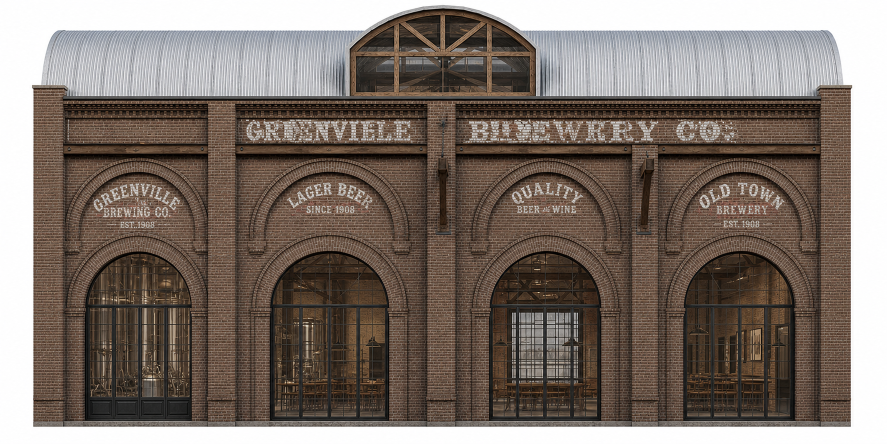
#> input picture tools/archetype_compiler/facade_sources_openai_catalog/industrial-brick-brewery-v1.png, 1774 x 887 px, given in place of variant_0.png, which was not available (shown at 1/2 size)
$ python create_archviz_v5_review.py --quality-reference facade_sources_openai_catalog/industrial-brick-brewery-v1.png
#> lines starting #> are read from the running program, lines starting #| are printed output that depends on the picture; pictures that were not available may be replaced by others from this repository, and a replacement may not be noted
"""Create v5 review boards from the generated pilot, AI sources and references."""
from __future__ import annotations

import argparse
from pathlib import Path

from PIL import Image, ImageDraw, ImageFont

BG = "#0d1217"
CARD = "#172028"
LINE = "#34434e"
TEXT = "#f5f1e8"
MUTED = "#aab7c1"
GREEN = "#9be875"
BLUE = "#71c9ef"
AMBER = "#e9b968"


def font(size: int, bold: bool = False):
    root = Path("C:/Windows/Fonts")
    path = root / ("segoeuib.ttf" if bold else "segoeui.ttf")
    return ImageFont.truetype(str(path), size) if path.exists() else ImageFont.load_default()


def cover(path: Path, size: tuple[int, int], anchor_y: float = 0.48) -> Image.Image:
    image = Image.open(path).convert("RGB")
    scale = max(size[0] / image.width, size[1] / image.height)
    image = image.resize((round(image.width * scale), round(image.height * scale)), Image.Resampling.LANCZOS)
    left = max(0, (image.width - size[0]) // 2)
    top = max(0, round((image.height - size[1]) * anchor_y))
    return image.crop((left, top, left + size[0], top + size[1]))


def contain(path: Path, size: tuple[int, int], fill: str = CARD) -> Image.Image:
    image = Image.open(path).convert("RGB")
    image.thumbnail(size, Image.Resampling.LANCZOS)
    result = Image.new("RGB", size, fill)
    result.paste(image, ((size[0] - image.width) // 2, (size[1] - image.height) // 2))
    return result


def wrap(draw: ImageDraw.ImageDraw, text: str, x: int, y: int, width: int, face, fill: str, gap: int = 5) -> int:
    line = ""
    rows: list[str] = []
    for word in text.split():
        trial = f"{line} {word}".strip()
        if draw.textlength(trial, font=face) <= width:
            line = trial
        else:
            rows.append(line)
            line = word
    if line:
        rows.append(line)
    for row in rows:
        draw.text((x, y), row, font=face, fill=fill)
        y += face.size + gap
    return y


def comparison(repo: Path, output: Path) -> Path:
    board = Image.new("RGB", (1920, 1080), BG)
    draw = ImageDraw.Draw(board)
    draw.text((48, 28), "LEGO Archviz v5 · archetype fidelity + model-quality pilot", font=font(40, True), fill=TEXT)
    draw.text((48, 82), "Mass Timber Biophilic Infill · same procedural family, upgraded material and depth stack", font=font(20), fill=MUTED)
    sources = (
        ("ARCHETYPE IMAGE", repo / "frontend/public/archetypes/buildings/contemporary_midrise/variant_0.png"),
        ("V4 · PROCEDURAL PBR", repo / "build/lego-photoreal-v4/mass-timber/mass-timber-biophilic-tower_preview.png"),
        ("V5 · GPT MATERIALS + CYCLES", repo / "build/lego-archviz-v5/mass-timber/mass-timber-biophilic-tower_preview.png"),
    )
    x_positions = (48, 666, 1284)
    for index, ((label, path), x) in enumerate(zip(sources, x_positions)):
        draw.rounded_rectangle((x, 130, x + 588, 735), radius=18, fill=CARD, outline=LINE, width=2)
        board.paste(cover(path, (564, 520), 0.44), (x + 12, 142))
        draw.text((x + 18, 686), label, font=font(18, True), fill=GREEN if index == 2 else TEXT)
    draw.text((48, 782), "What changed", font=font(24, True), fill=GREEN)
    wrap(draw, "AI-derived engineered timber and room interiors; visible room depth behind dielectric glazing; varied window atlas cells by bay and level; botanical planter silhouettes; corrected non-flat AO; denoised Cycles QA.", 48, 823, 1130, font(21), TEXT)
    draw.text((1260, 782), "Verified output", font=font(24, True), fill=BLUE)
    wrap(draw, "139,640 triangles · 16 materials · 6 modular GLBs + assembled family · validation PASS · quality-first 11.9 MB assembled asset.", 1260, 823, 610, font(21), TEXT)
    draw.line((48, 1012, 1872, 1012), fill=LINE, width=2)
    draw.text((48, 1033), "V5 resembles the archetype in massing, timber grid, glazing rhythm, balcony pattern and green roof—not by pixel-copying the image.", font=font(18), fill=MUTED)
    path = output / "v5_archetype_comparison.png"
    board.save(path, optimize=True)
    return path


def materials(repo: Path, output: Path) -> Path:
    board = Image.new("RGB", (1920, 1080), BG)
    draw = ImageDraw.Draw(board)
    draw.text((48, 28), "GPT Image as an architectural material source—not a pasted façade", font=font(40, True), fill=TEXT)
    draw.text((48, 82), "De-lit source → seam repair → calibrated PBR maps → UV-selected interior layers", font=font(20), fill=MUTED)
    root = repo / "tools/archetype_compiler/textures_archviz_v5"
    cards = (
        ("ENGINEERED TIMBER SOURCE", root / "clt/gpt-image-source.png", "Front elevation · 2 m coverage · albedo + normal + roughness"),
        ("EIGHT-ROOM INTERIOR ATLAS", root / "_shared/interior-atlas-gpt-v1.png", "Different cells appear behind recessed, coated glazing"),
        ("SEDUM ROOF SOURCE", root / "sedum_roof/gpt-image-source.png", "Top-down botanical variation · roof equipment remains geometry"),
    )
    x_positions = (48, 666, 1284)
    for (title, path, note), x in zip(cards, x_positions):
        draw.rounded_rectangle((x, 130, x + 588, 794), radius=18, fill=CARD, outline=LINE, width=2)
        board.paste(contain(path, (564, 520)), (x + 12, 142))
        draw.text((x + 18, 686), title, font=font(18, True), fill=GREEN)
        wrap(draw, note, x + 18, 723, 548, font(17), MUTED)
    draw.text((48, 842), "Why this works", font=font(24, True), fill=BLUE)
    wrap(draw, "The generated images supply difficult natural variation. Blender still controls physical scale, UVs, surface response, construction geometry, glass, AO and export. This keeps the model editable and lighting-aware.", 48, 884, 1140, font(21), TEXT)
    draw.text((1260, 842), "Production upgrade", font=font(24, True), fill=AMBER)
    wrap(draw, "Substance Sampler should replace luminance-derived normal/roughness for hero materials; KTX2 should follow before catalogue rollout.", 1260, 884, 610, font(21), TEXT)
    path = output / "v5_material_pipeline.png"
    board.save(path, optimize=True)
    return path


def quality_bar(repo: Path, output: Path, reference: Path) -> Path:
    board = Image.new("RGB", (1920, 1080), BG)
    draw = ImageDraw.Draw(board)
    draw.text((48, 28), "Quality-bar comparison · capture-grade context vs authored real-time building", font=font(38, True), fill=TEXT)
    draw.text((48, 82), "The reference is a photogrammetric urban scene; v5 is a modular proposed-design asset rendered in an intentionally simple QA city.", font=font(19), fill=MUTED)
    left = cover(reference, (894, 638), 0.5)
    right = cover(repo / "build/lego-archviz-v5/mass-timber/mass-timber-biophilic-tower_aerial.png", (894, 638), 0.46)
    board.paste(left, (48, 126)); board.paste(right, (978, 126))
    draw.rectangle((48, 126, 942, 764), outline=LINE, width=2)
    draw.rectangle((978, 126, 1872, 764), outline=LINE, width=2)
    draw.text((66, 724), "REFERENCE · PHOTOGRAMMETRY", font=font(18, True), fill=TEXT)
    draw.text((996, 724), "V5 · AUTHORED GLTF / CYCLES QA", font=font(18, True), fill=GREEN)
    draw.text((48, 810), "Closest route to the reference", font=font(24, True), fill=BLUE)
    wrap(draw, "Keep the real terrain, trees and surrounding city from Photorealistic 3D Tiles; clip the scanned source building; seat this authored GLB on terrain. For an existing hero building, use photogrammetry/LiDAR rather than procedural reconstruction.", 48, 852, 1824, font(21), TEXT)
    draw.line((48, 1012, 1872, 1012), fill=LINE, width=2)
    draw.text((48, 1033), "The remaining visible gap is mostly context capture, unique silhouette/massing and delivery LOD—not another generic texture pass.", font=font(18), fill=AMBER)
    path = output / "v5_quality_bar.png"
    board.save(path, optimize=True)
    return path


def main() -> None:
    parser = argparse.ArgumentParser()
    parser.add_argument("--repo", type=Path, default=Path(__file__).resolve().parents[2])
    parser.add_argument("--output", type=Path, default=None)
    parser.add_argument("--quality-reference", type=Path, required=True)
    args = parser.parse_args()
    repo = args.repo.resolve()
    output = (args.output or repo / "docs/lego_archviz_v5").resolve()
    output.mkdir(parents=True, exist_ok=True)
    for result in (comparison(repo, output), materials(repo, output), quality_bar(repo, output, args.quality_reference.resolve())):
#> in comparison, `board = Image.new("RGB", (1920, 1080), BG)`:
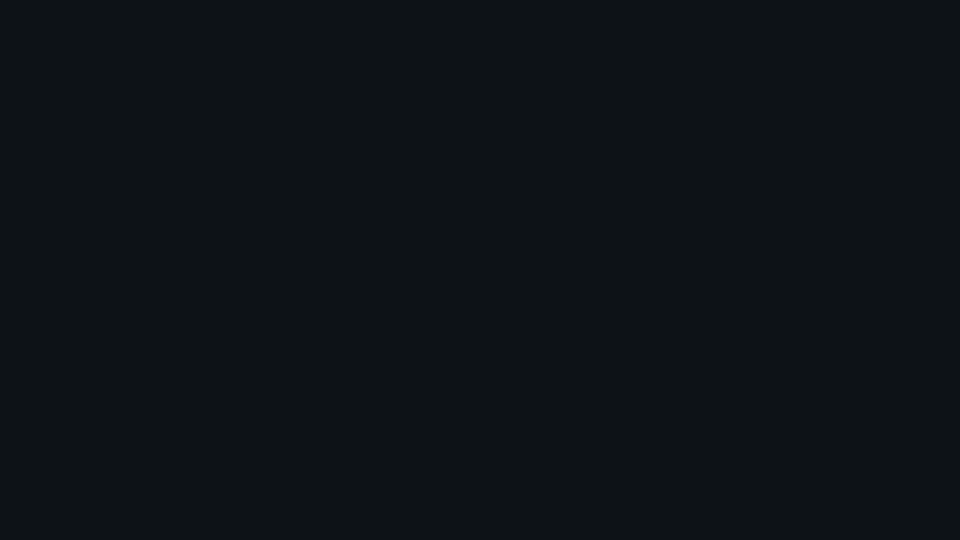
#> board: PIL image 1920x1080 RGB (shown at 1/2 size); mean R, G, B 13, 18, 23
#> in cover, image is the input picture: PIL image 1774x887 RGB; mean R, G, B 126, 114.6, 106.8
#> in cover, `image = image.resize((round(image.width * scale), round(image.height *..`:
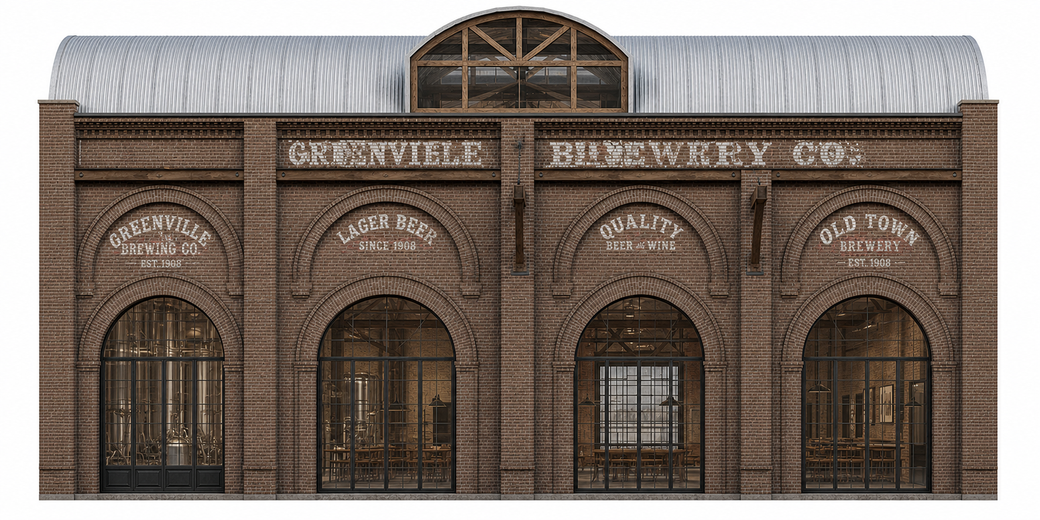
#> image: PIL image 1040x520 RGB; mean R, G, B 126, 114.6, 106.8
#> in cover, `return image.crop((left, top, left + size[0], top + size[1]))`:
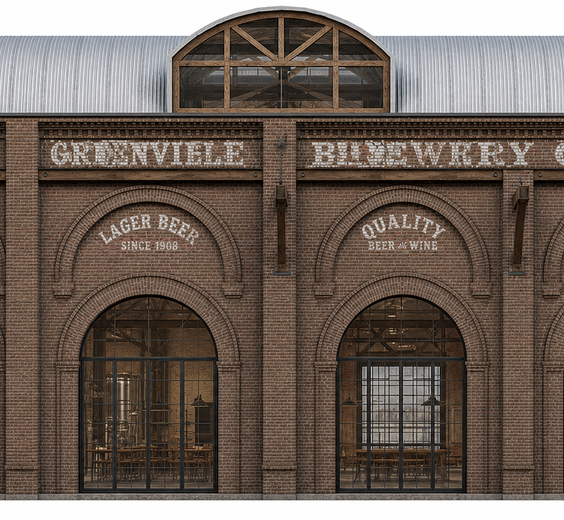
#> returned value: PIL image 564x520 RGB; mean R, G, B 111.9, 99.3, 90.6
#> in comparison, `board.paste(cover(path, (564, 520), 0.44), (x + 12, 142))`:
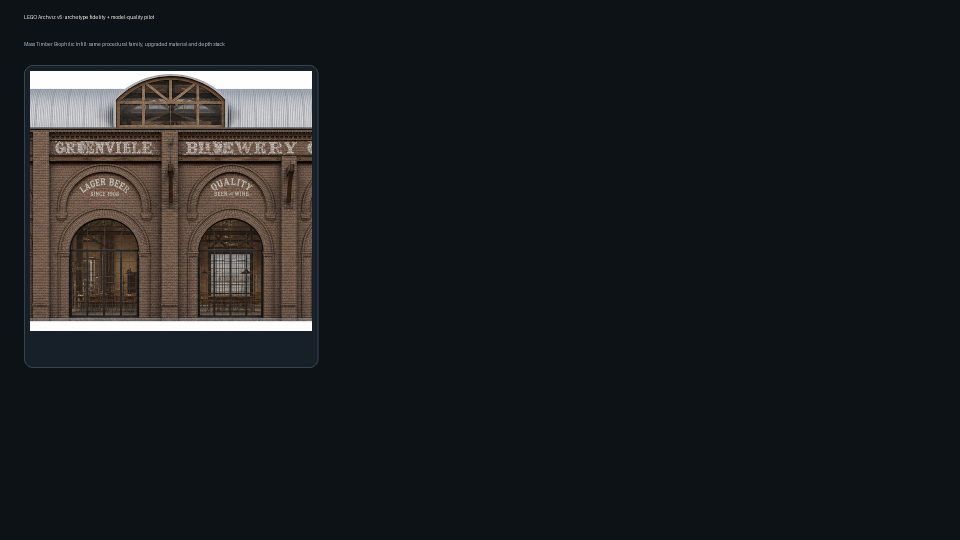
#> board: PIL image 1920x1080 RGB (shown at 1/2 size); mean R, G, B 27.5, 30.1, 33.3
#> in comparison, `board.save(path, optimize=True)`:
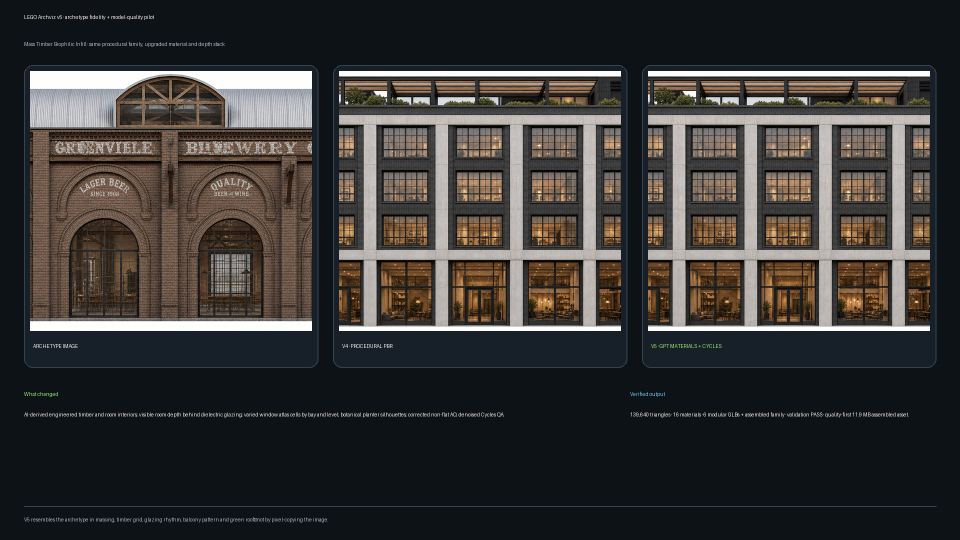
#> saved as v5_archetype_comparison.png: PIL image 1920x1080 RGB (shown at 1/2 size); mean R, G, B 56.7, 55.2, 54.4
        print(result)


if __name__ == "__main__":
#> (the run stopped early here; a loop or call above may not have finished)

$ run again, on tools/archetype_compiler/facade_sources_openai_catalog/industrial-brick-modern-loft-v1.png
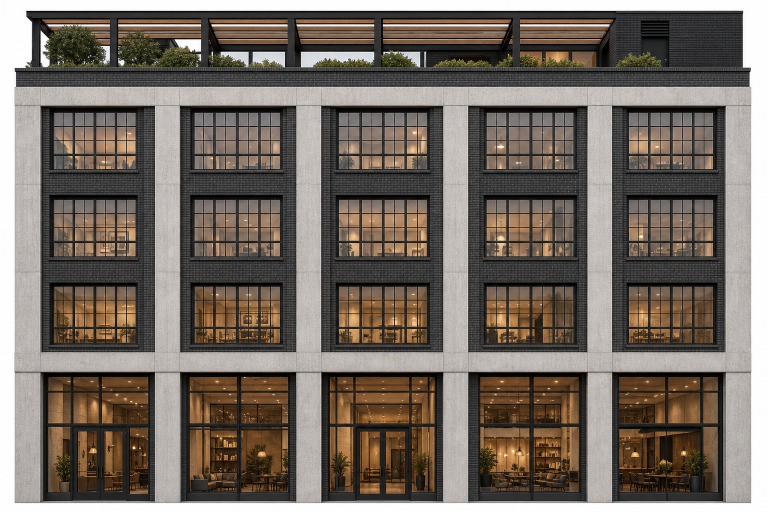
#> input picture tools/archetype_compiler/facade_sources_openai_catalog/industrial-brick-modern-loft-v1.png, 1536 x 1024 px, given in place of variant_0.png, which was not available (shown at 1/2 size)
#> in cover, image is the input picture: PIL image 1536x1024 RGB; mean R, G, B 118.5, 108.8, 99.9
#> image: PIL image 780x520 RGB
#> in cover, `return image.crop((left, top, left + size[0], top + size[1]))`:
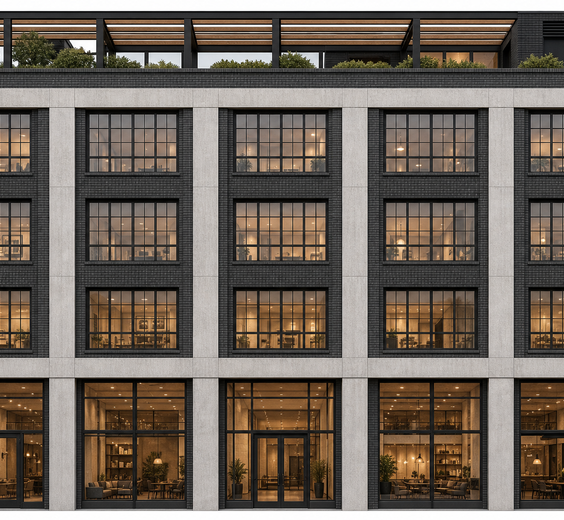
#> returned value: PIL image 564x520 RGB; mean R, G, B 111.5, 100.8, 91
#> in comparison, `board.paste(cover(path, (564, 520), 0.44), (x + 12, 142))`:
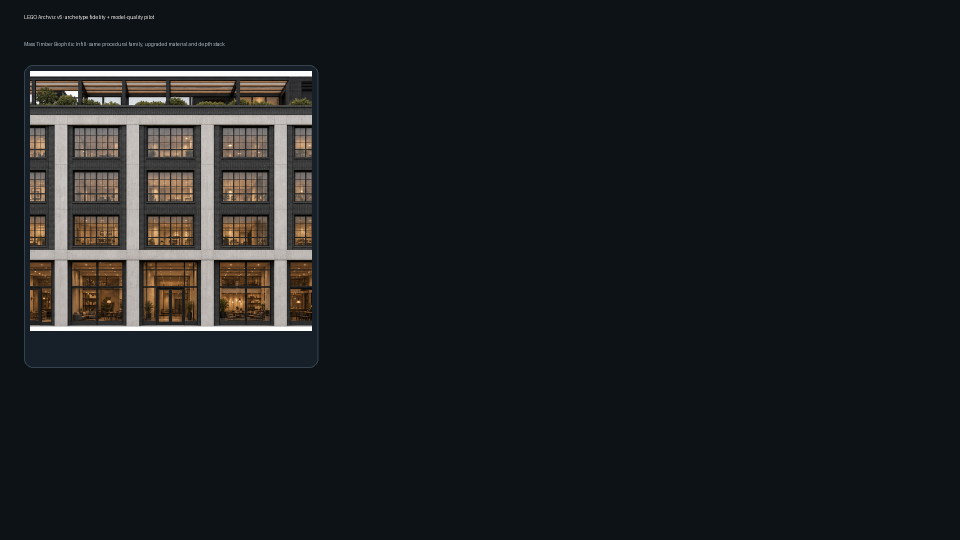
#> board: PIL image 1920x1080 RGB (shown at 1/2 size); mean R, G, B 27.4, 30.4, 33.4
